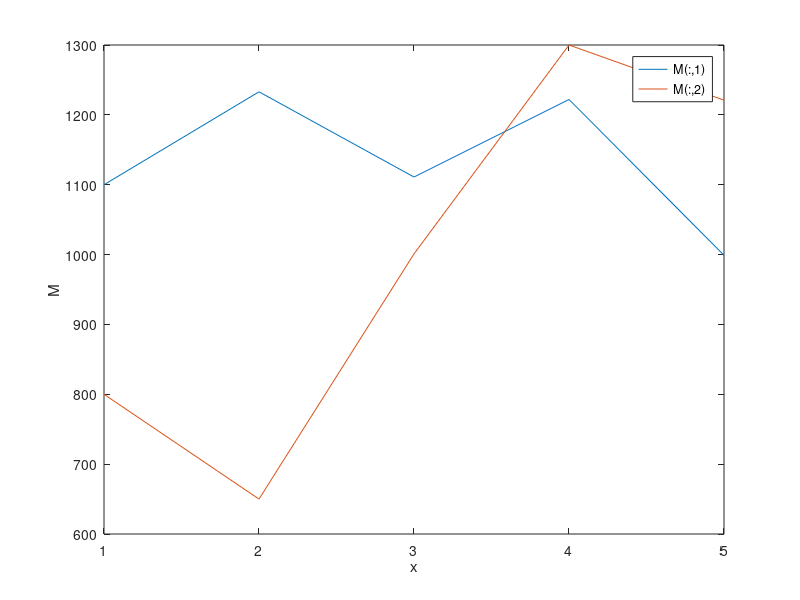

This figure's MATLAB source:
clear;

%load data from file
M = load('costsales.dat');
[r, c] = size(M);
fprintf('There are %d rows in the matrix\n', r);

%plot
plot(1:r,M);
hold on;
legend('M(:,1)', 'M(:,2)');
xlabel('x');
ylabel('M');

%rotate matrix and save to newfile
M1 = rot90(M);
save newfile.dat M1 -ascii;

